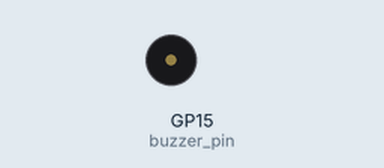
This program was run on a simulated Raspberry Pi Pico running MicroPython. On the bench: buzzer (waves = sounding, pin HIGH). At 0.1 s the program stops and its outputs stay as they are.

Above: at 0.2 s.
Timing chart, 0 to 1.6 s (numbered marks = the images above):
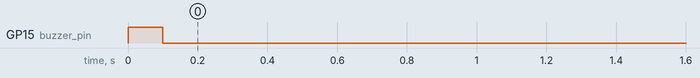

The program:

active-buzzer.py
```python
from machine import Pin
import time

# Change the pin to the one you want to test
buzzer_pin = Pin(15, Pin.OUT) # Active buzzer

buzzer_pin.value(1)  # Turn ON
time.sleep(0.1)        # 2 seconds sound
buzzer_pin.value(0)  # Turn OFF
```

Measured:
- by itself, GP15 (buzzer_pin): LOW → HIGH at 0.00 s, → LOW 0.10 s later
